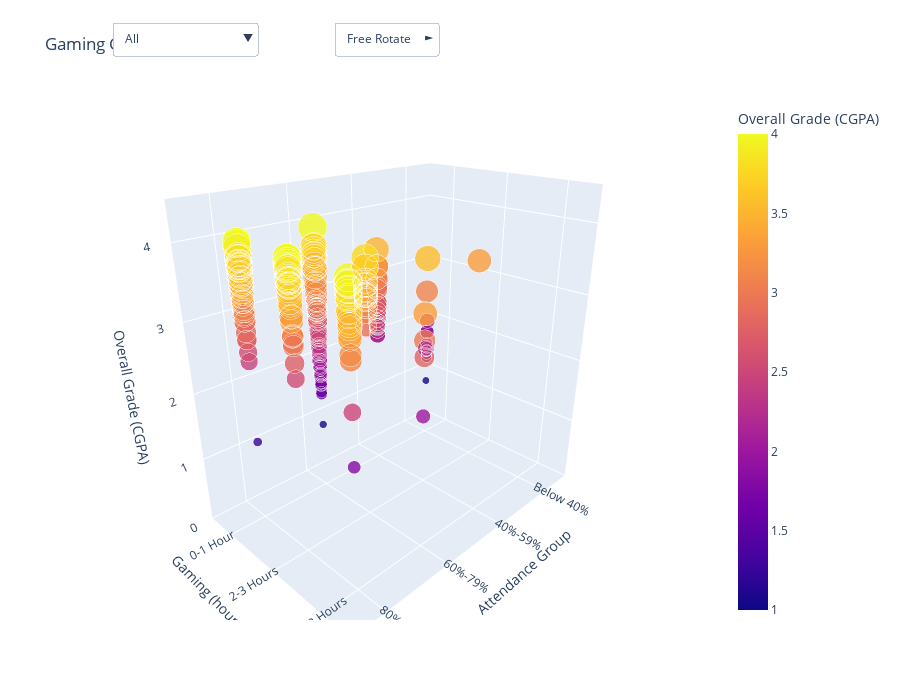

Here is the notebook cell this chart was saved with:
### Code cell
import pandas as pd
import plotly.graph_objects as go

# Load your datasets
df1 = pd.read_csv("StudentPerformanceFactors.csv")
df2 = pd.read_csv("gameandgrade.csv")
df3 = pd.read_csv("ResearchInformation3.csv")

# Select dataset with required columns
for df_candidate in [df1, df2, df3]:
    if {"Gaming", "Attendance", "Overall"}.issubset(df_candidate.columns):
        df = df_candidate
        break
else:
    raise ValueError("No dataset contains all required columns.")

# Clean and prepare the data
df_clean = df[["Gaming", "Attendance", "Overall"]].dropna().copy()

gaming_order = ["More than 3 Hours", "2-3 Hours", "0-1 Hour"]
attendance_order = ["Below 40%", "40%-59%", "60%-79%", "80%-100%"]

df_clean["Gaming"] = pd.Categorical(df_clean["Gaming"], categories=gaming_order, ordered=True)
df_clean["Attendance"] = pd.Categorical(df_clean["Attendance"], categories=attendance_order, ordered=True)

# Map categories to numeric values
df_clean["Gaming_num"] = df_clean["Gaming"].cat.codes
df_clean["Attendance_num"] = df_clean["Attendance"].cat.codes

# Create main trace (all data)
trace_all = go.Scatter3d(
    x=df_clean["Attendance_num"],
    y=df_clean["Gaming_num"],
    z=df_clean["Overall"],
    mode='markers',
    name="All",
    visible=True,
    marker=dict(
        size=df_clean["Overall"] * 5,
        color=df_clean["Overall"],
        colorscale="Plasma",
        colorbar=dict(title="Overall Grade (CGPA)"),
        opacity=0.8
    ),
    text=[f"Attendance: {a}<br>Gaming: {g}<br>CGPA: {c:.2f}" 
          for a, g, c in zip(df_clean["Attendance"], df_clean["Gaming"], df_clean["Overall"])],
    hoverinfo='text'
)

# Individual group traces
group_traces = []
for group in gaming_order:
    group_data = df_clean[df_clean["Gaming"] == group]
    trace = go.Scatter3d(
        x=group_data["Attendance_num"],
        y=group_data["Gaming_num"],
        z=group_data["Overall"],
        mode='markers',
        name=group,
        visible=False,
        marker=dict(
            size=group_data["Overall"] * 5,
            color=group_data["Overall"],
            colorscale="Plasma",
            colorbar=dict(title="Overall Grade (CGPA)"),
            opacity=0.8
        ),
        text=[f"Attendance: {a}<br>CGPA: {c:.2f}" 
              for a, c in zip(group_data["Attendance"], group_data["Overall"])],
        hoverinfo='text'
    )
    group_traces.append(trace)

all_traces = [trace_all] + group_traces

# Dropdown to filter by group
dropdown_buttons = [
    dict(
        label="All",
        method="update",
        args=[
            {"visible": [True] + [False]*len(gaming_order)},
            {"title": "Gaming Group: All"}
        ]
    )
]

for i, group in enumerate(gaming_order):
    visibility = [False] * (len(gaming_order) + 1)
    visibility[i + 1] = True
    dropdown_buttons.append(
        dict(
            label=group,
            method="update",
            args=[
                {"visible": visibility},
                {"title": f"Gaming Group: {group}"}
            ]
        )
    )

# Dropdown for interaction control
movement_buttons = [
    dict(
        label="Free Rotate",
        method="relayout",
        args=[{"scene.dragmode": "orbit"}]
    ),
    dict(
        label="Turntable",
        method="relayout",
        args=[{"scene.dragmode": "turntable"}]
    ),
    dict(
        label="Zoom Only",
        method="relayout",
        args=[{"scene.dragmode": "zoom"}]
    ),
    dict(
        label="Static View",
        method="relayout",
        args=[{"scene.dragmode": False}]
    )
]

# Layout
layout = go.Layout(
    title="Gaming Group: All",
    scene=dict(
        xaxis=dict(
            title="Attendance Group",
            tickvals=list(range(len(attendance_order))),
            ticktext=attendance_order,
            range=[-0.5, 3.5]
        ),
        yaxis=dict(
            title="Gaming (hours/day)",
            tickvals=list(range(len(gaming_order))),
            ticktext=gaming_order[::-1],
            range=[-0.5, 2.5]
        ),
        zaxis=dict(
            title="Overall Grade (CGPA)",
            range=[0, 4.5]
        ),
        camera=dict(
            eye=dict(x=1.4, y=1.4, z=0.9)
        )
    ),
    updatemenus=[
        dict(
            buttons=dropdown_buttons,
            direction="down",
            showactive=True,
            x=0.05,
            xanchor="left",
            y=1.15,
            yanchor="top"
        ),
        dict(
            buttons=movement_buttons,
            direction="right",
            showactive=True,
            x=0.4,
            xanchor="left",
            y=1.15,
            yanchor="top"
        )
    ],
    margin=dict(t=100),
    height=700
)

# Final figure
fig = go.Figure(data=all_traces, layout=layout)
fig.show()

### Figure 1 — Plotly figure (JSON) as saved in the notebook; plotly's stock layout.template omitted (floating-point values rounded to 4 significant figures; data arrays with more than 128 entries replaced by an {"elided": "..."} marker saying what was removed)
{"data": [{"hoverinfo": "text", "marker": {"color": {"elided": "493 float values"}, "colorbar": {"title": {"text": "Overall Grade (CGPA)"}}, "colorscale": [[0, "#0d0887"], [0.1111, "#46039f"], [0.2222, "#7201a8"], [0.3333, "#9c179e"], [0.4444, "#bd3786"], [0.5556, "#d8576b"], [0.6667, "#ed7953"], [0.7778, "#fb9f3a"], [0.8889, "#fdca26"], [1, "#f0f921"]], "opacity": 0.8, "size": {"elided": "493 float values"}}, "mode": "markers", "name": "All", "text": {"elided": "493 str values"}, "type": "scatter3d", "visible": true, "x": {"elided": "493 int values"}, "y": {"elided": "493 int values"}, "z": {"elided": "493 float values"}}, {"hoverinfo": "text", "marker": {"color": {"elided": "302 float values"}, "colorbar": {"title": {"text": "Overall Grade (CGPA)"}}, "colorscale": [[0, "#0d0887"], [0.1111, "#46039f"], [0.2222, "#7201a8"], [0.3333, "#9c179e"], [0.4444, "#bd3786"], [0.5556, "#d8576b"], [0.6667, "#ed7953"], [0.7778, "#fb9f3a"], [0.8889, "#fdca26"], [1, "#f0f921"]], "opacity": 0.8, "size": {"elided": "302 float values"}}, "mode": "markers", "name": "More than 3 Hours", "text": {"elided": "302 str values"}, "type": "scatter3d", "visible": false, "x": {"elided": "302 int values"}, "y": {"elided": "302 int values"}, "z": {"elided": "302 float values"}}, {"hoverinfo": "text", "marker": {"color": {"elided": "141 float values"}, "colorbar": {"title": {"text": "Overall Grade (CGPA)"}}, "colorscale": [[0, "#0d0887"], [0.1111, "#46039f"], [0.2222, "#7201a8"], [0.3333, "#9c179e"], [0.4444, "#bd3786"], [0.5556, "#d8576b"], [0.6667, "#ed7953"], [0.7778, "#fb9f3a"], [0.8889, "#fdca26"], [1, "#f0f921"]], "opacity": 0.8, "size": {"elided": "141 float values"}}, "mode": "markers", "name": "2-3 Hours", "text": {"elided": "141 str values"}, "type": "scatter3d", "visible": false, "x": {"elided": "141 int values"}, "y": {"elided": "141 int values"}, "z": {"elided": "141 float values"}}, {"hoverinfo": "text", "marker": {"color": [3.35, 3.467, 1.8, 2.0, 2.5, 2.79, 3.0, 3.11, 3.39, 3.5, 3.5, 3.54, 3.65, 3.65, 3.78, 3.78, 3.8, 3.8, 3.84, 3.87, 3.88, 3.88, 3.88, 3.88, 3.88, 3.88, 3.93, 3.94, 3.94, 3.94, 3.94, 3.94, 3.94, 3.94, 3.94, 3.94, 3.94, 3.94, 3.94, 3.94, 3.95, 4.0, 3.33, 3.6, 3.8, 3.17, 3.5, 3.5, 3.78, 3.94], "colorbar": {"title": {"text": "Overall Grade (CGPA)"}}, "colorscale": [[0, "#0d0887"], [0.1111, "#46039f"], [0.2222, "#7201a8"], [0.3333, "#9c179e"], [0.4444, "#bd3786"], [0.5556, "#d8576b"], [0.6667, "#ed7953"], [0.7778, "#fb9f3a"], [0.8889, "#fdca26"], [1, "#f0f921"]], "opacity": 0.8, "size": [16.75, 17.34, 9.0, 10.0, 12.5, 13.95, 15.0, 15.55, 16.95, 17.5, 17.5, 17.7, 18.25, 18.25, 18.9, 18.9, 19.0, 19.0, 19.2, 19.35, 19.4, 19.4, 19.4, 19.4, 19.4, 19.4, 19.65, 19.7, 19.7, 19.7, 19.7, 19.7, 19.7, 19.7, 19.7, 19.7, 19.7, 19.7, 19.7, 19.7, 19.75, 20.0, 16.65, 18.0, 19.0, 15.85, 17.5, 17.5, 18.9, 19.7]}, "mode": "markers", "name": "0-1 Hour", "text": ["Attendance: 80%-100%<br>CGPA: 3.35", "Attendance: 80%-100%<br>CGPA: 3.47", "Attendance: 80%-100%<br>CGPA: 1.80", "Attendance: 60%-79%<br>CGPA: 2.00", "Attendance: 80%-100%<br>CGPA: 2.50", "Attendance: 60%-79%<br>CGPA: 2.79", "Attendance: 60%-79%<br>CGPA: 3.00", "Attendance: 80%-100%<br>CGPA: 3.11", "Attendance: 80%-100%<br>CGPA: 3.39", "Attendance: 80%-100%<br>CGPA: 3.50", "Attendance: 80%-100%<br>CGPA: 3.50", "Attendance: 80%-100%<br>CGPA: 3.54", "Attendance: 80%-100%<br>CGPA: 3.65", "Attendance: 80%-100%<br>CGPA: 3.65", "Attendance: 80%-100%<br>CGPA: 3.78", "Attendance: 80%-100%<br>CGPA: 3.78", "Attendance: 80%-100%<br>CGPA: 3.80", "Attendance: 80%-100%<br>CGPA: 3.80", "Attendance: 80%-100%<br>CGPA: 3.84", "Attendance: 80%-100%<br>CGPA: 3.87", "Attendance: 80%-100%<br>CGPA: 3.88", "Attendance: 80%-100%<br>CGPA: 3.88", "Attendance: 80%-100%<br>CGPA: 3.88", "Attendance: 80%-100%<br>CGPA: 3.88", "Attendance: 80%-100%<br>CGPA: 3.88", "Attendance: 80%-100%<br>CGPA: 3.88", "Attendance: 80%-100%<br>CGPA: 3.93", "Attendance: 80%-100%<br>CGPA: 3.94", "Attendance: 80%-100%<br>CGPA: 3.94", "Attendance: 80%-100%<br>CGPA: 3.94", "Attendance: 80%-100%<br>CGPA: 3.94", "Attendance: 80%-100%<br>CGPA: 3.94", "Attendance: 80%-100%<br>CGPA: 3.94", "Attendance: 80%-100%<br>CGPA: 3.94", "Attendance: 80%-100%<br>CGPA: 3.94", "Attendance: 80%-100%<br>CGPA: 3.94", "Attendance: 80%-100%<br>CGPA: 3.94", "Attendance: 80%-100%<br>CGPA: 3.94", "Attendance: 80%-100%<br>CGPA: 3.94", "Attendance: 80%-100%<br>CGPA: 3.94", "Attendance: 80%-100%<br>CGPA: 3.95", "Attendance: 80%-100%<br>CGPA: 4.00", "Attendance: 60%-79%<br>CGPA: 3.33", "Attendance: 80%-100%<br>CGPA: 3.60", "Attendance: 80%-100%<br>CGPA: 3.80", "Attendance: 80%-100%<br>CGPA: 3.17", "Attendance: 80%-100%<br>CGPA: 3.50", "Attendance: 80%-100%<br>CGPA: 3.50", "Attendance: 80%-100%<br>CGPA: 3.78", "Attendance: 80%-100%<br>CGPA: 3.94"], "type": "scatter3d", "visible": false, "x": [3, 3, 3, 2, 3, 2, 2, 3, 3, 3, 3, 3, 3, 3, 3, 3, 3, 3, 3, 3, 3, 3, 3, 3, 3, 3, 3, 3, 3, 3, 3, 3, 3, 3, 3, 3, 3, 3, 3, 3, 3, 3, 2, 3, 3, 3, 3, 3, 3, 3], "y": [2, 2, 2, 2, 2, 2, 2, 2, 2, 2, 2, 2, 2, 2, 2, 2, 2, 2, 2, 2, 2, 2, 2, 2, 2, 2, 2, 2, 2, 2, 2, 2, 2, 2, 2, 2, 2, 2, 2, 2, 2, 2, 2, 2, 2, 2, 2, 2, 2, 2], "z": [3.35, 3.467, 1.8, 2.0, 2.5, 2.79, 3.0, 3.11, 3.39, 3.5, 3.5, 3.54, 3.65, 3.65, 3.78, 3.78, 3.8, 3.8, 3.84, 3.87, 3.88, 3.88, 3.88, 3.88, 3.88, 3.88, 3.93, 3.94, 3.94, 3.94, 3.94, 3.94, 3.94, 3.94, 3.94, 3.94, 3.94, 3.94, 3.94, 3.94, 3.95, 4.0, 3.33, 3.6, 3.8, 3.17, 3.5, 3.5, 3.78, 3.94]}], "layout": {"height": 700, "margin": {"t": 100}, "scene": {"camera": {"eye": {"x": 1.4, "y": 1.4, "z": 0.9}}, "xaxis": {"range": [-0.5, 3.5], "ticktext": ["Below 40%", "40%-59%", "60%-79%", "80%-100%"], "tickvals": [0, 1, 2, 3], "title": {"text": "Attendance Group"}}, "yaxis": {"range": [-0.5, 2.5], "ticktext": ["0-1 Hour", "2-3 Hours", "More than 3 Hours"], "tickvals": [0, 1, 2], "title": {"text": "Gaming (hours/day)"}}, "zaxis": {"range": [0, 4.5], "title": {"text": "Overall Grade (CGPA)"}}}, "title": {"text": "Gaming Group: All"}, "updatemenus": [{"buttons": [{"args": [{"visible": [true, false, false, false]}, {"title": "Gaming Group: All"}], "label": "All", "method": "update"}, {"args": [{"visible": [false, true, false, false]}, {"title": "Gaming Group: More than 3 Hours"}], "label": "More than 3 Hours", "method": "update"}, {"args": [{"visible": [false, false, true, false]}, {"title": "Gaming Group: 2-3 Hours"}], "label": "2-3 Hours", "method": "update"}, {"args": [{"visible": [false, false, false, true]}, {"title": "Gaming Group: 0-1 Hour"}], "label": "0-1 Hour", "method": "update"}], "direction": "down", "showactive": true, "x": 0.05, "xanchor": "left", "y": 1.15, "yanchor": "top"}, {"buttons": [{"args": [{"scene.dragmode": "orbit"}], "label": "Free Rotate", "method": "relayout"}, {"args": [{"scene.dragmode": "turntable"}], "label": "Turntable", "method": "relayout"}, {"args": [{"scene.dragmode": "zoom"}], "label": "Zoom Only", "method": "relayout"}, {"args": [{"scene.dragmode": false}], "label": "Static View", "method": "relayout"}], "direction": "right", "showactive": true, "x": 0.4, "xanchor": "left", "y": 1.15, "yanchor": "top"}]}}
